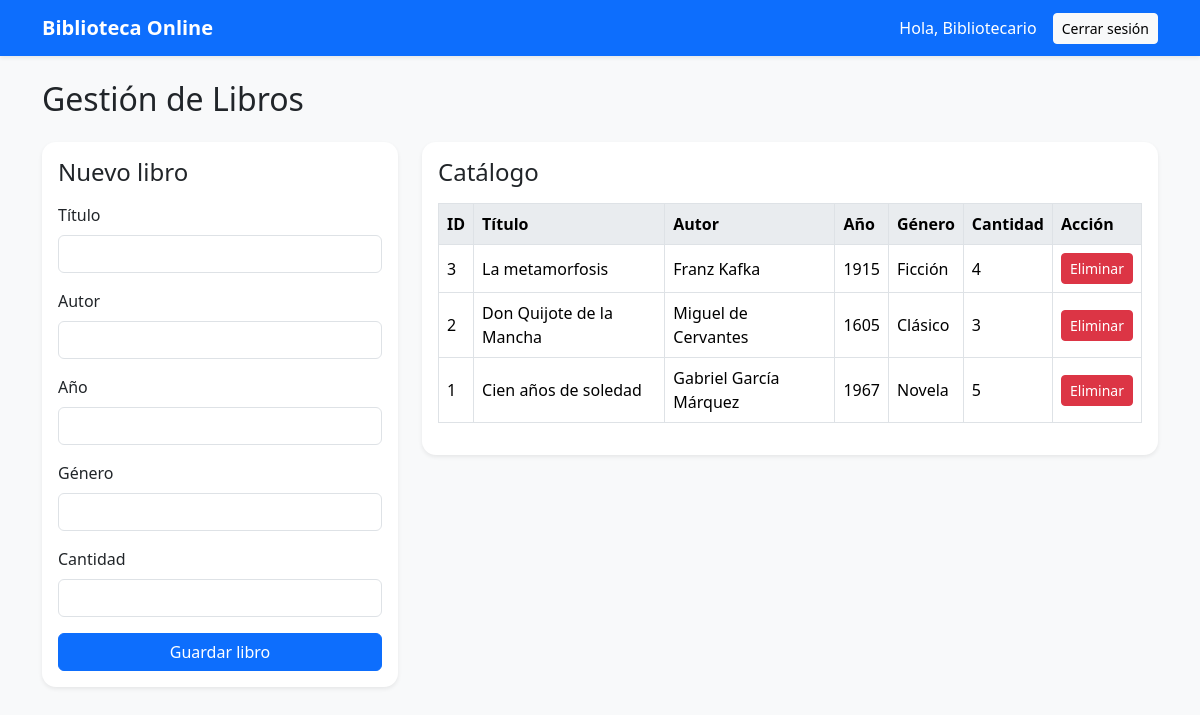
The page /librarian/books.php (signed in) on the database its author committed.
### tables this page shows
CREATE TABLE books (
  id INT AUTO_INCREMENT PRIMARY KEY,
  title VARCHAR(100) NOT NULL,
  author VARCHAR(100) NOT NULL,
  year INT,
  genre VARCHAR(50),
  quantity INT NOT NULL DEFAULT 0
);

### librarian/books.php (the view, shortened to what this page needs)
<?php
include('../config/db.php');
$books = $conn->query('SELECT * FROM books ORDER BY id DESC');
include('../includes/header.php');
?>
<h2 class="mb-4">Gestión de Libros</h2>
<div class="row g-4">
    <div class="col-md-4">
        <div class="card shadow-sm"><div class="card-body">
            <h4 class="mb-3">Nuevo libro</h4>
            <form method="POST" onsubmit="return validarCantidad();">
                <div class="mb-3"><label class="form-label">Título</label><input type="text" name="title" class="form-control" required></div>
                <div class="mb-3"><label class="form-label">Autor</label><input type="text" name="author" class="form-control" required></div>
                <div class="mb-3"><label class="form-label">Año</label><input type="number" name="year" class="form-control" required></div>
                <div class="mb-3"><label class="form-label">Género</label><input type="text" name="genre" class="form-control"></div>
                <div class="mb-3"><label class="form-label">Cantidad</label><input type="number" id="quantity" name="quantity" class="form-control" required></div>
                <button type="submit" class="btn btn-primary w-100">Guardar libro</button>
            </form>
        </div></div>
    </div>
    <div class="col-md-8">
        <div class="card shadow-sm"><div class="card-body">
            <h4 class="mb-3">Catálogo</h4>
            <div class="table-responsive">
                <table class="table table-bordered align-middle">
                    <thead><tr><th>ID</th><th>Título</th><th>Autor</th><th>Año</th><th>Género</th><th>Cantidad</th><th>Acción</th></tr></thead>
                    <tbody>
                    <?php while($book = $books->fetch_assoc()): ?>
                        <tr>
                            <td><?php echo $book['id']; ?></td>
                            <td><?php echo htmlspecialchars($book['title']); ?></td>
                            <td><?php echo htmlspecialchars($book['author']); ?></td>
                            <td><?php echo $book['year']; ?></td>
                            <td><?php echo htmlspecialchars($book['genre']); ?></td>
                            <td><?php echo $book['quantity']; ?></td>
                            <td><a href="?delete=<?php echo $book['id']; ?>" class="btn btn-danger btn-sm" onclick="return confirm('¿Eliminar libro?')">Eliminar</a></td>
                        </tr>
                    <?php endwhile; ?>
                    </tbody>
                </table>
            </div>
        </div></div>
    </div>
</div>
<?php include('../includes/footer.php'); ?>

### assets/css/style.css (style rules this page uses)
body { background-color: #f8f9fa; }
.card { border: none; border-radius: 14px; }
.table thead th { background-color: #e9ecef; }

### rows shown on the page
books: id "3", title "La metamorfosis", author "Franz Kafka", year "1915", genre "Ficción", quantity "4"
books: id "2", title "Don Quijote de la Mancha", author "Miguel de Cervantes", year "1605", genre "Clásico", quantity "3"
books: id "1", title "Cien años de soledad", author "Gabriel García Márquez", year "1967", genre "Novela", quantity "5"

### other values the page prints
$_SESSION['username'] "Bibliotecario"
